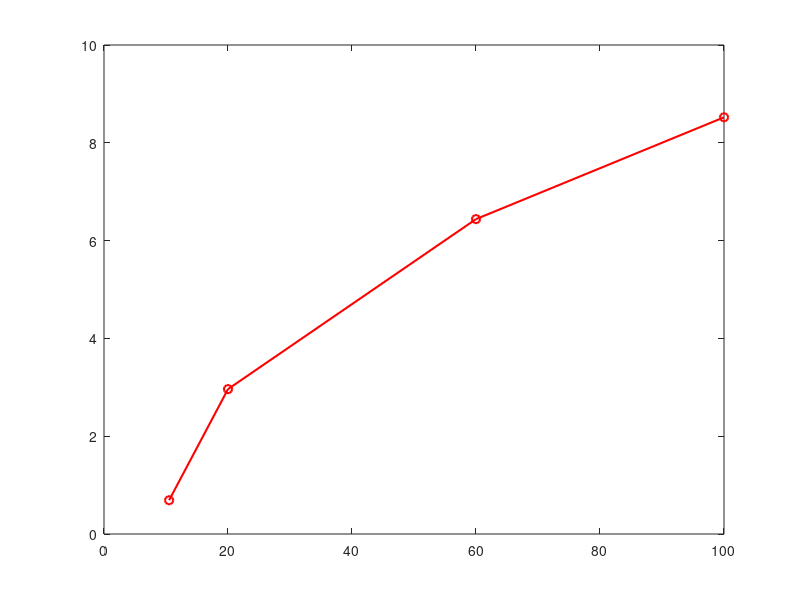

Reproduce this figure in MATLAB. (Note: this script raises an error after producing the figure.)
clear
close all
clc

L_a=9e-2; % cm
r1=sqrt(0.3);
r2=sqrt(0.9);
alfa_i=6; % cm-1
alfa_m=log(1/(r1*r2))/L_a; % cm-1
c=3e10; % cm/s
eta_g=4.2;
v_g=c/eta_g; % cm/s
gain=1e-16; % cm3
a0=1.5e-16; % cm2
I_th=10; % mA circa

tau_p=1/((alfa_i+alfa_m)*v_g); % s
I_bias=linspace(I_th,10*I_th,1e5); % mA
f_max=sqrt(2)/(2*pi*tau_p*1e9); % GHz
f_max_gain=f_max*(1/(1+(alfa_m+alfa_i)*gain/a0)); % GHz

I=[1.05 2 6 10]*I_th; % mA
f=[0.69027 2.96275 6.43918 8.52135]; % GHz
f_gain=[0.68438 2.14182 2.17815 2.09905]; % GHz

figure(1)
plot(I,f,'ro-','LineWidth',1.5)
hold on
yline(f_max,'b-','LineWidth',1.5)
xlabel("I_{bias} [mA]",FontSize=14)
ylabel("f_{-3dB} [GHz]",FontSize=14)
legend("f_{-3dB}","f_{-3dB,max}",FontSize=14)

figure(2)
plot(I,f_gain,'ro-','LineWidth',1.5)
hold on
yline(f_max_gain,'b-','LineWidth',1.5)
xlabel("I_{bias} [mA]",FontSize=14)
ylabel("f_{-3dB} con ε [GHz]",FontSize=14)
legend("f_{-3dB}","f_{-3dB,max} con ε",FontSize=14)